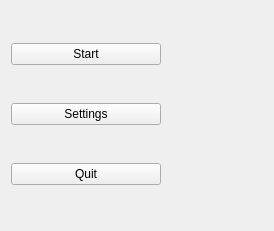
<?xml version="1.0" encoding="UTF-8"?>
<ui version="4.0">
 <class>MainMenu</class>
 <widget class="QWidget" name="MainMenu">
  <property name="geometry">
   <rect>
    <x>0</x>
    <y>0</y>
    <width>274</width>
    <height>231</height>
   </rect>
  </property>
  <property name="windowTitle">
   <string>Form</string>
  </property>
  <layout class="QVBoxLayout" name="verticalLayout">
   <item>
    <widget class="QPushButton" name="startButton">
     <property name="sizePolicy">
      <sizepolicy hsizetype="Minimum" vsizetype="Fixed">
       <horstretch>0</horstretch>
       <verstretch>0</verstretch>
      </sizepolicy>
     </property>
     <property name="maximumSize">
      <size>
       <width>150</width>
       <height>16777215</height>
      </size>
     </property>
     <property name="text">
      <string>Start</string>
     </property>
    </widget>
   </item>
   <item>
    <widget class="QPushButton" name="settingsButton">
     <property name="maximumSize">
      <size>
       <width>150</width>
       <height>16777215</height>
      </size>
     </property>
     <property name="text">
      <string>Settings</string>
     </property>
    </widget>
   </item>
   <item>
    <widget class="QPushButton" name="quitButton">
     <property name="maximumSize">
      <size>
       <width>150</width>
       <height>16777215</height>
      </size>
     </property>
     <property name="text">
      <string>Quit</string>
     </property>
    </widget>
   </item>
  </layout>
 </widget>
 <resources/>
 <connections/>
</ui>
